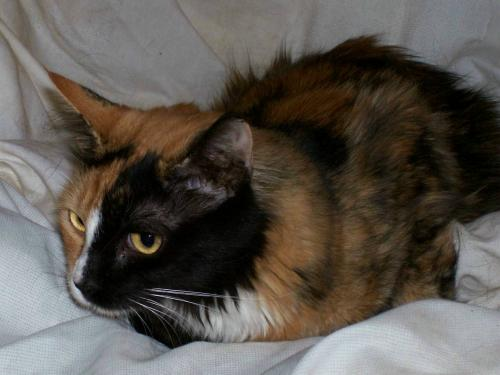
#> input picture Cat_Dog/images/Cat/10407.jpg, 500 x 375 px
$ python -i utils.py   (imports and definitions only)
#> lines starting #> are read from the running program, lines starting #| are printed output that depends on the picture; after the words box and inside, x2 and y2 are one past the last pixel; in counts of white or black regions, pixels touching at a corner belong together
#> further down, picture is the input picture: shape (375, 500, 3); mean B, G, R 78.5, 85, 90.5
import cv2
import numpy as np

def getContours(img,cThr=[100,100],showCanny=False,minArea=1000,filter=0,draw=False):
#> called with showCanny = False, minArea = 1000, filter = 0, draw = False
    imgGray=cv2.cvtColor(img,cv2.COLOR_BGRA2GRAY)
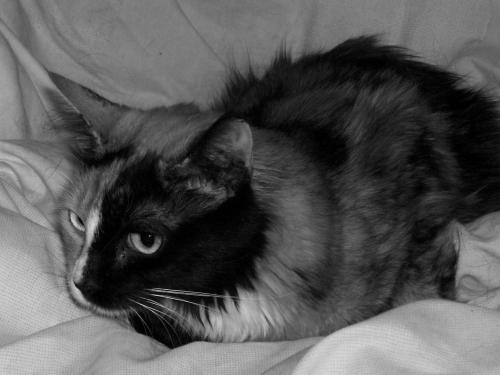
#> imgGray: shape (375, 500); min 0, max 215, mean 85.9
    imgBlur=cv2.GaussianBlur(imgGray,(5,5),1)
    imgCanny = cv2.Canny(imgBlur,cThr[0],cThr[1])
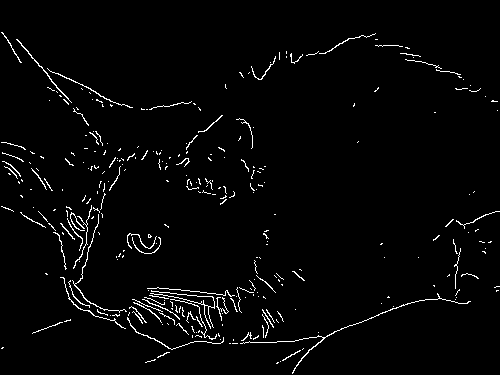
#> imgCanny: shape (375, 500); 2.5% white in thin lines or dots

    kernel=np.ones((5,5))
    imgDial=cv2.dilate(imgCanny,kernel,iterations=3)
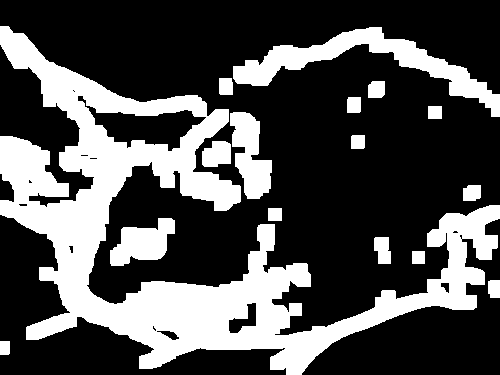
#> imgDial: shape (375, 500); 31.1% white; 16 white regions, largest, box (x1, y1, x2, y2) and area: (0, 26, 500, 375) 45301, (233, 27, 500, 117) 5781, (230, 112, 272, 199) 2216
    imgThre=cv2.erode(imgDial,kernel,iterations=2)
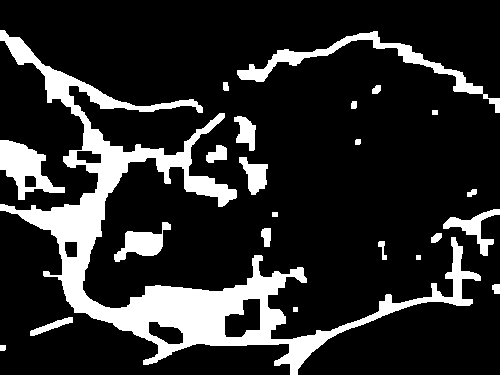
#> imgThre: shape (375, 500); 16.9% white; 23 white regions

    if showCanny:cv2.imshow('Canny',imgThre)

    contours,hierchy=cv2.findContours(imgThre,cv2.RETR_EXTERNAL,cv2.CHAIN_APPROX_SIMPLE)
#> contours = 23 contours, 2 with area under 20; largest, box (x1, y1, x2, y2) and area: (0, 30, 481, 375) 23514, (237, 31, 500, 113) 2249, (0, 140, 65, 200) 1824, (114, 222, 171, 262) 910, (443, 209, 500, 256) 694
    finalContours=[]
    for i in contours:
        area=cv2.contourArea(i)
        if area>minArea:
            peri=cv2.arcLength(i,True)

            # find corner points
            approx=cv2.approxPolyDP(i,0.02*peri,True)

            #fins bounding box
            bbox=cv2.boundingRect(approx)

            if filter>0:
                if len(approx)==filter:
                    finalContours.append([len(approx), area,approx,bbox,img,i])
            else:
                    finalContours.append([len(approx), area,approx,bbox,img,i])
#> this loop made 23 passes
#> (area, peri, bbox) on passes 15, 22, 23: (1824.5, 243.5, (0, 140, 65, 60)), (2249, 724.7, (237, 31, 263, 82)), (23514, 3250.4, (0, 30, 473, 335))
#> area on passes 1, 2, 4, 6, 7, 8: 24.5, 228.5, 54, 55, 64.5, 124.5
#> after the loop, finalContours = 3 items


    finalContours = sorted(finalContours,key=lambda x:x[1],reverse=True)
    # draw the contours
    if draw: # if user wants drawing
        for con in finalContours:
            cv2.drawContours(img,con[4],-1,(0,0,255),3) # red color, thickness 3

    return img,finalContours

>>> import cv2
>>> picture = cv2.imread('../Cat_Dog/images/Cat/10407.jpg')
>>> result = getContours(picture)

$ run again, on Cat_Dog/images/Cat/11213.jpg
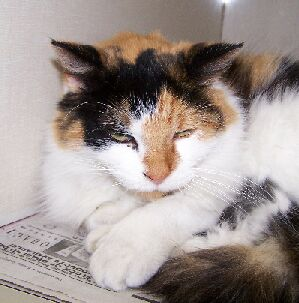
#> input picture Cat_Dog/images/Cat/11213.jpg, 299 x 303 px
#> picture is the input picture: shape (303, 299, 3); mean B, G, R 145.5, 149.6, 160.5
#> in getContours, `imgCanny = cv2.Canny(imgBlur,cThr[0],cThr[1])`:
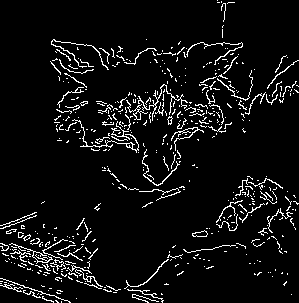
#> imgCanny: shape (303, 299); 6.3% white in thin lines or dots
#> imgDial: shape (303, 299); 54.3% white; 29 black regions (15 under 20 px), largest, box (x1, y1, x2, y2) and area: (0, 0, 299, 282) 31799, (169, 236, 299, 303) 3794, (229, 0, 299, 86) 3532
#> in getContours, `imgThre=cv2.erode(imgDial,kernel,iterations=2)`:
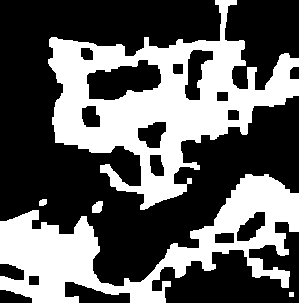
#> imgThre: shape (303, 299); 37.5% white; 5 white regions
#> contours = 5 contours, 1 with area under 20; largest, box (x1, y1, x2, y2) and area: (48, 0, 299, 210) 23212, (0, 174, 299, 303) 14248, (92, 201, 103, 213) 86, (39, 199, 47, 206) 36
#> the loop in getContours, `for i in contours:` made 5 passes
#> (area, peri, bbox) on passes 4 to 5: (14247.5, 1482.9, (0, 174, 299, 129)), (23211.5, 1385.7, (51, 0, 248, 210))
#> after the loop in getContours, `for i in contours:`: finalContours = 2 items

$ run again, on Cat_Dog/images/Cat/11628.jpg
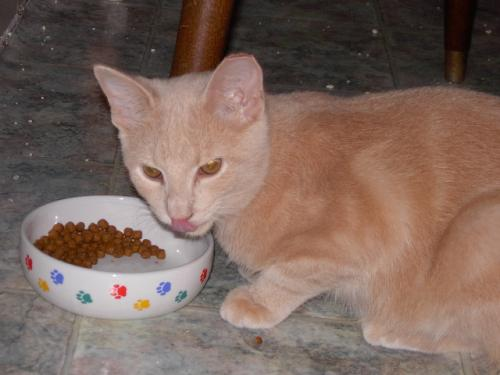
#> input picture Cat_Dog/images/Cat/11628.jpg, 500 x 375 px
#> picture is the input picture: shape (375, 500, 3); mean B, G, R 93.2, 102.9, 124.9
#> in getContours, `imgCanny = cv2.Canny(imgBlur,cThr[0],cThr[1])`:
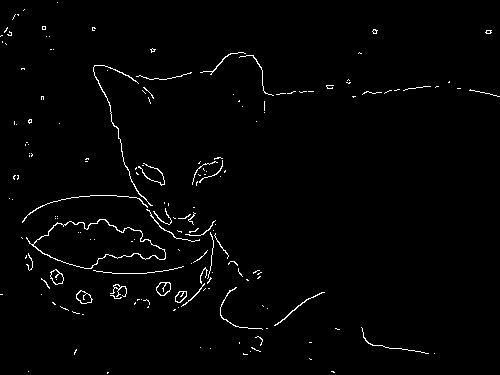
#> imgCanny: shape (375, 500); 1.6% white in thin lines or dots
#> imgDial: shape (375, 500); 24% white; 29 white regions, largest, box (x1, y1, x2, y2) and area: (15, 46, 500, 361) 34729, (355, 321, 441, 360) 1446, (186, 151, 232, 192) 1422
#> in getContours, `imgThre=cv2.erode(imgDial,kernel,iterations=2)`:
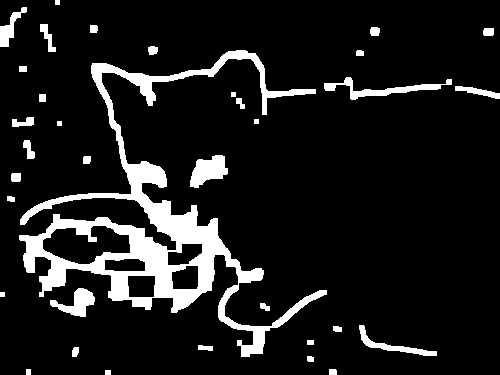
#> imgThre: shape (375, 500); 10.9% white; 35 white regions
#> contours = 35 contours, 5 with area under 20; largest, box (x1, y1, x2, y2) and area: (19, 50, 327, 357) 18386, (190, 155, 228, 188) 722, (324, 77, 452, 100) 649, (50, 288, 95, 317) 544, (359, 325, 437, 356) 420
#> the loop in getContours, `for i in contours:` made 35 passes
#> (area, peri, bbox) on pass 28: (18386, 2695.8, (20, 63, 307, 291))
#> after the loop in getContours, `for i in contours:`: finalContours = 1 item

$ run again, on Cat_Dog/images/Cat/1201.jpg
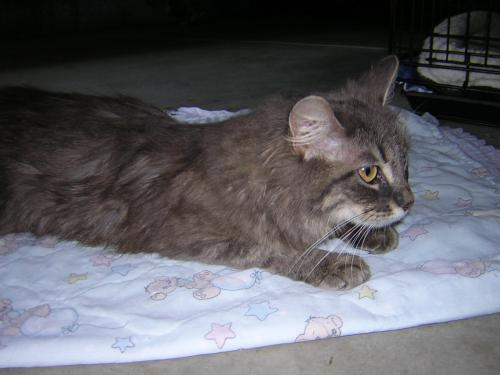
#> input picture Cat_Dog/images/Cat/1201.jpg, 500 x 375 px
#> picture is the input picture: shape (375, 500, 3); mean B, G, R 101.3, 95.3, 95.2
#> in getContours, `imgCanny = cv2.Canny(imgBlur,cThr[0],cThr[1])`:
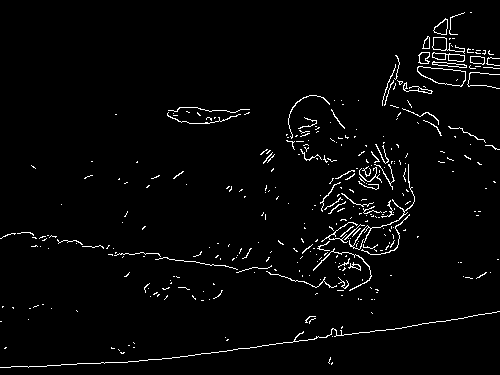
#> imgCanny: shape (375, 500); 2.6% white in thin lines or dots
#> imgDial: shape (375, 500); 32.8% white; 30 white regions, largest, box (x1, y1, x2, y2) and area: (0, 89, 425, 320) 28170, (376, 6, 500, 178) 11314, (0, 305, 500, 374) 8690
#> in getContours, `imgThre=cv2.erode(imgDial,kernel,iterations=2)`:
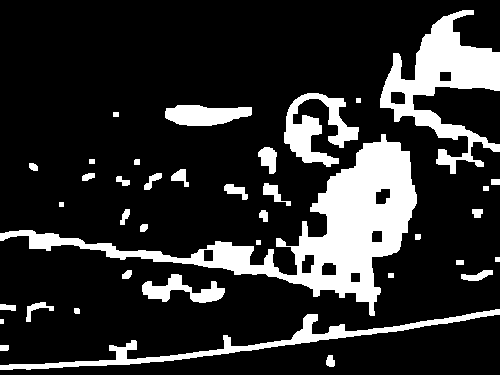
#> imgThre: shape (375, 500); 18% white; 38 white regions
#> contours = 38 contours, 5 with area under 20; largest, box (x1, y1, x2, y2) and area: (0, 134, 417, 316) 15450, (380, 10, 500, 174) 7040, (0, 309, 500, 370) 2999, (284, 93, 359, 167) 2266, (165, 105, 252, 126) 1272
#> the loop in getContours, `for i in contours:` made 38 passes
#> (area, peri, approx, bbox) on pass 4: (2999, 1205.2, [[499, 309], [0, 369]], (0, 309, 500, 61))
#> after the loop in getContours, `for i in contours:`: finalContours = 5 items
